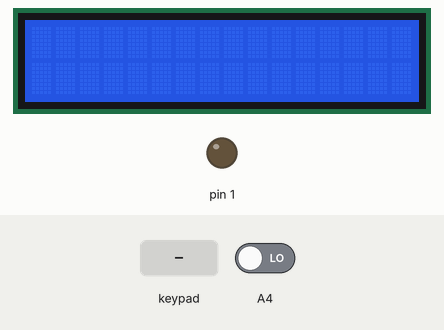
A sketch run on a simulated Arduino Uno, built with avr-gcc and run on an emulated ATmega328P. Parts: 16×2 character LCD, output pins drawn as LEDs (lit = HIGH). Inputs (shaded band) come from the test bench; at power-on: A4 LOW. At 4.0 s the program stops and its outputs stay as they are.

Above: at 1.2 s.
1.3 s: A4 driven HIGH
At 1.7 s:
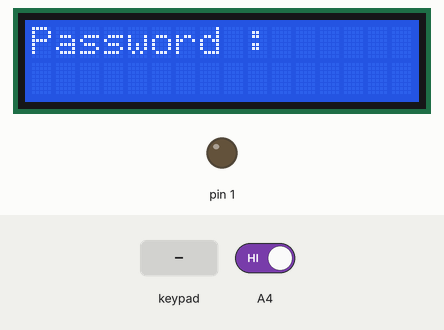
2.8 s: keypad keys 1 3 1 2 1 1 1 0 pressed 0.4 s apart
At 3.0 s:
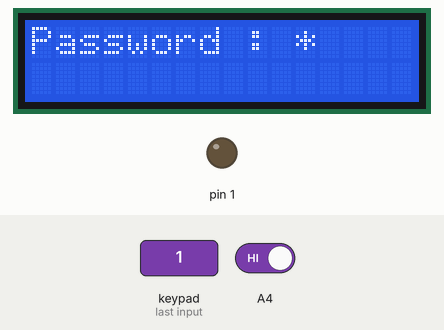
At 4.9 s:
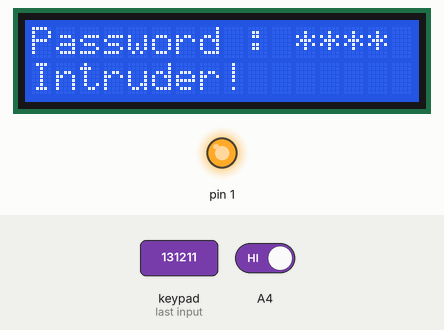
Timing chart, 0 to 5.5 s (numbered marks = the images above; inputs shaded):
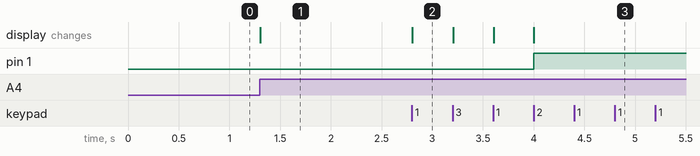

Measured:
- after the input at 1.3 s, the display: changes at once (image 1)
- after the input at 2.8 s, pin 1: LOW → HIGH after 1.2 s; the display: changes at once (image 2)

The sketch:

house_security_system_1.ino
```cpp
#include<Keypad.h>
#include<LiquidCrystal.h>

LiquidCrystal lcd(6,7,2,3,4,5);

const byte ROWS = 4;
const byte COLS = 4;
char keys [ROWS][COLS] = {
  {'1','2','3','A'},
  {'4','5','6','B'},
  {'7','8','9','C'},
  {'*','0','#','D'}
};
byte rowPins[ROWS] = {A0,A1,A2,A3};
byte colPins[COLS] = {13,12,11,10};
Keypad keypad = Keypad(makeKeymap(keys), rowPins, colPins, ROWS, COLS);

int detected=0;
int correct=1025;    // the correct password
int read=0, n_read=0;

void setup()
{
  lcd.begin(16,2);
  lcd.setCursor(0,0);
  pinMode(1,OUTPUT);
}

void loop()
{
  if(detected==0 && digitalRead(A4)==HIGH)
  {
    lcd.clear();
    lcd.print("Password : ");
    detected=1;

  }
  if(detected==1 && n_read<4)
  {
    char key = keypad.getKey();
  	if(key)
  	{
        read = read*10 + key-'0';
      	n_read++;
    	lcd.print('*');
 	}
  }
  if(n_read==4)
  {
    lcd.setCursor(0,1);
    if(read==correct)
    {
      lcd.print("Welcome!");
      delay(1000);
      lcd.clear();
    }
    else
    {
      lcd.print("Intruder!");
      for(int i=0;i<5000000;i++)
      	digitalWrite(1,HIGH);
    }
    read=0;
    n_read=0;
  }

}
```
